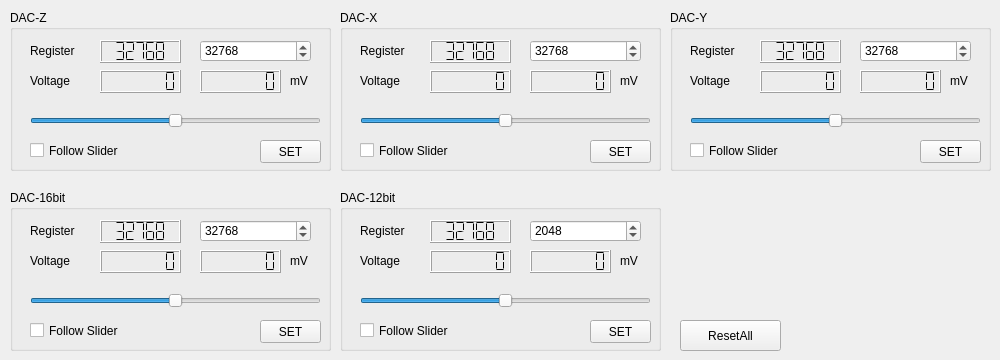
    <widget class="QWidget" name="tab_3">
     <attribute name="title">
      <string>Manual Control</string>
     </attribute>
     <widget class="QGroupBox" name="groupBox_manual_DACZ">
      <property name="geometry">
       <rect>
        <x>10</x>
        <y>10</y>
        <width>321</width>
        <height>161</height>
       </rect>
      </property>
      <property name="title">
       <string>DAC-Z</string>
      </property>
      <widget class="QLCDNumber" name="lcdNumber_manual_dacz_voltage">
       <property name="geometry">
        <rect>
         <x>90</x>
         <y>60</y>
         <width>81</width>
         <height>23</height>
        </rect>
       </property>
       <property name="smallDecimalPoint">
        <bool>false</bool>
       </property>
       <property name="digitCount">
        <number>7</number>
       </property>
       <property name="segmentStyle">
        <enum>QLCDNumber::Flat</enum>
       </property>
       <property name="value" stdset="0">
        <double>0.000000000000000</double>
       </property>
       <property name="intValue" stdset="0">
        <number>0</number>
       </property>
      </widget>
      <widget class="QLabel" name="label_11">
       <property name="geometry">
        <rect>
         <x>20</x>
         <y>60</y>
         <width>71</width>
         <height>21</height>
        </rect>
       </property>
       <property name="text">
        <string>Voltage</string>
       </property>
      </widget>
      <widget class="QLCDNumber" name="lcdNumber_manual_dacz_register">
       <property name="geometry">
        <rect>
         <x>90</x>
         <y>30</y>
         <width>81</width>
         <height>23</height>
        </rect>
       </property>
       <property name="autoFillBackground">
        <bool>false</bool>
       </property>
       <property name="smallDecimalPoint">
        <bool>false</bool>
       </property>
       <property name="mode">
        <enum>QLCDNumber::Dec</enum>
       </property>
       <property name="segmentStyle">
        <enum>QLCDNumber::Flat</enum>
       </property>
       <property name="value" stdset="0">
        <double>32768.000000000000000</double>
       </property>
       <property name="intValue" stdset="0">
        <number>32768</number>
       </property>
      </widget>
      <widget class="QLabel" name="label_10">
       <property name="geometry">
        <rect>
         <x>20</x>
         <y>30</y>
         <width>71</width>
         <height>21</height>
        </rect>
       </property>
       <property name="text">
        <string>Register</string>
       </property>
      </widget>
      <widget class="QSpinBox" name="spinBox_manual_dacz_register">
       <property name="geometry">
        <rect>
         <x>190</x>
         <y>30</y>
         <width>111</width>
         <height>22</height>
        </rect>
       </property>
       <property name="maximum">
        <number>65535</number>
       </property>
       <property name="singleStep">
        <number>50</number>
       </property>
       <property name="value">
        <number>32768</number>
       </property>
      </widget>
      <widget class="QSlider" name="horizontalSlider_manual_dacz">
       <property name="geometry">
        <rect>
         <x>20</x>
         <y>100</y>
         <width>291</width>
         <height>22</height>
        </rect>
       </property>
       <property name="minimum">
        <number>0</number>
       </property>
       <property name="maximum">
        <number>65535</number>
       </property>
       <property name="value">
        <number>32768</number>
       </property>
       <property name="orientation">
        <enum>Qt::Horizontal</enum>
       </property>
      </widget>
      <widget class="QPushButton" name="pushButton_manual_dacz">
       <property name="geometry">
        <rect>
         <x>250</x>
         <y>130</y>
         <width>61</width>
         <height>23</height>
        </rect>
       </property>
       <property name="text">
        <string>SET</string>
       </property>
      </widget>
      <widget class="QCheckBox" name="checkBox_manual_dacz">
       <property name="geometry">
        <rect>
         <x>20</x>
         <y>130</y>
         <width>101</width>
         <height>21</height>
        </rect>
       </property>
       <property name="text">
        <string>Follow Slider</string>
       </property>
      </widget>
      <widget class="QLCDNumber" name="lcdNumber_manual_dacz_voltage_2">
       <property name="geometry">
        <rect>
         <x>190</x>
         <y>60</y>
         <width>81</width>
         <height>23</height>
        </rect>
       </property>
       <property name="smallDecimalPoint">
        <bool>false</bool>
       </property>
       <property name="digitCount">
        <number>7</number>
       </property>
       <property name="segmentStyle">
        <enum>QLCDNumber::Flat</enum>
       </property>
       <property name="value" stdset="0">
        <double>0.000000000000000</double>
       </property>
       <property name="intValue" stdset="0">
        <number>0</number>
       </property>
      </widget>
      <widget class="QLabel" name="label_12">
       <property name="geometry">
        <rect>
         <x>280</x>
         <y>60</y>
         <width>31</width>
         <height>21</height>
        </rect>
       </property>
       <property name="text">
        <string>mV</string>
       </property>
      </widget>
     </widget>
     <widget class="QPushButton" name="pushButton_manual_reset">
      <property name="geometry">
       <rect>
        <x>680</x>
        <y>320</y>
        <width>101</width>
        <height>31</height>
       </rect>
      </property>
      <property name="text">
       <string>ResetAll</string>
      </property>
     </widget>
     <widget class="QGroupBox" name="groupBox_manual_DACZ_2">
      <property name="geometry">
       <rect>
        <x>340</x>
        <y>10</y>
        <width>321</width>
        <height>161</height>
       </rect>
      </property>
      <property name="title">
       <string>DAC-X</string>
      </property>
      <widget class="QLCDNumber" name="lcdNumber_manual_dacz_voltage_3">
       <property name="geometry">
        <rect>
         <x>90</x>
         <y>60</y>
         <width>81</width>
         <height>23</height>
        </rect>
       </property>
       <property name="smallDecimalPoint">
        <bool>false</bool>
       </property>
       <property name="digitCount">
        <number>7</number>
       </property>
       <property name="segmentStyle">
        <enum>QLCDNumber::Flat</enum>
       </property>
       <property name="value" stdset="0">
        <double>0.000000000000000</double>
       </property>
       <property name="intValue" stdset="0">
        <number>0</number>
       </property>
      </widget>
      <widget class="QLabel" name="label_13">
       <property name="geometry">
        <rect>
         <x>20</x>
         <y>60</y>
         <width>71</width>
         <height>21</height>
        </rect>
       </property>
       <property name="text">
        <string>Voltage</string>
       </property>
      </widget>
      <widget class="QLCDNumber" name="lcdNumber_manual_dacz_register_2">
       <property name="geometry">
        <rect>
         <x>90</x>
         <y>30</y>
         <width>81</width>
         <height>23</height>
        </rect>
       </property>
       <property name="autoFillBackground">
        <bool>false</bool>
       </property>
       <property name="smallDecimalPoint">
        <bool>false</bool>
       </property>
       <property name="mode">
        <enum>QLCDNumber::Dec</enum>
       </property>
       <property name="segmentStyle">
        <enum>QLCDNumber::Flat</enum>
       </property>
       <property name="value" stdset="0">
        <double>32768.000000000000000</double>
       </property>
       <property name="intValue" stdset="0">
        <number>32768</number>
       </property>
      </widget>
      <widget class="QLabel" name="label_20">
       <property name="geometry">
        <rect>
         <x>20</x>
         <y>30</y>
         <width>71</width>
         <height>21</height>
        </rect>
       </property>
       <property name="text">
        <string>Register</string>
       </property>
      </widget>
      <widget class="QSpinBox" name="spinBox_manual_dacx_register">
       <property name="geometry">
        <rect>
         <x>190</x>
         <y>30</y>
         <width>111</width>
         <height>22</height>
        </rect>
       </property>
       <property name="maximum">
        <number>65535</number>
       </property>
       <property name="singleStep">
        <number>5</number>
       </property>
       <property name="value">
        <number>32768</number>
       </property>
      </widget>
      <widget class="QSlider" name="horizontalSlider_manual_dacx">
       <property name="geometry">
        <rect>
         <x>20</x>
         <y>100</y>
         <width>291</width>
         <height>22</height>
        </rect>
       </property>
       <property name="minimum">
        <number>0</number>
       </property>
       <property name="maximum">
        <number>65535</number>
       </property>
       <property name="value">
        <number>32768</number>
       </property>
       <property name="orientation">
        <enum>Qt::Horizontal</enum>
       </property>
      </widget>
      <widget class="QPushButton" name="pushButton_manual_dacx">
       <property name="geometry">
        <rect>
         <x>250</x>
         <y>130</y>
         <width>61</width>
         <height>23</height>
        </rect>
       </property>
       <property name="text">
        <string>SET</string>
       </property>
      </widget>
      <widget class="QCheckBox" name="checkBox_manual_dacx">
       <property name="geometry">
        <rect>
         <x>20</x>
         <y>130</y>
         <width>101</width>
         <height>21</height>
        </rect>
       </property>
       <property name="text">
        <string>Follow Slider</string>
       </property>
      </widget>
      <widget class="QLCDNumber" name="lcdNumber_manual_dacx_voltage_2">
       <property name="geometry">
        <rect>
         <x>190</x>
         <y>60</y>
         <width>81</width>
         <height>23</height>
        </rect>
       </property>
       <property name="smallDecimalPoint">
        <bool>false</bool>
       </property>
       <property name="digitCount">
        <number>7</number>
       </property>
       <property name="segmentStyle">
        <enum>QLCDNumber::Flat</enum>
       </property>
       <property name="value" stdset="0">
        <double>0.000000000000000</double>
       </property>
       <property name="intValue" stdset="0">
        <number>0</number>
       </property>
      </widget>
      <widget class="QLabel" name="label_21">
       <property name="geometry">
        <rect>
         <x>280</x>
         <y>60</y>
         <width>31</width>
         <height>21</height>
        </rect>
       </property>
       <property name="text">
        <string>mV</string>
       </property>
      </widget>
     </widget>
     <widget class="QGroupBox" name="groupBox_manual_DACZ_3">
      <property name="geometry">
       <rect>
        <x>670</x>
        <y>10</y>
        <width>321</width>
        <height>161</height>
       </rect>
      </property>
      <property name="title">
       <string>DAC-Y</string>
      </property>
      <widget class="QLCDNumber" name="lcdNumber_manual_dacz_voltage_5">
       <property name="geometry">
        <rect>
         <x>90</x>
         <y>60</y>
         <width>81</width>
         <height>23</height>
        </rect>
       </property>
       <property name="smallDecimalPoint">
        <bool>false</bool>
       </property>
       <property name="digitCount">
        <number>7</number>
       </property>
       <property name="segmentStyle">
        <enum>QLCDNumber::Flat</enum>
       </property>
       <property name="value" stdset="0">
        <double>0.000000000000000</double>
       </property>
       <property name="intValue" stdset="0">
        <number>0</number>
       </property>
      </widget>
      <widget class="QLabel" name="label_22">
       <property name="geometry">
        <rect>
         <x>20</x>
         <y>60</y>
         <width>71</width>
         <height>21</height>
        </rect>
       </property>
       <property name="text">
        <string>Voltage</string>
       </property>
      </widget>
      <widget class="QLCDNumber" name="lcdNumber_manual_dacz_register_3">
       <property name="geometry">
        <rect>
         <x>90</x>
         <y>30</y>
         <width>81</width>
         <height>23</height>
        </rect>
       </property>
       <property name="autoFillBackground">
        <bool>false</bool>
       </property>
       <property name="smallDecimalPoint">
        <bool>false</bool>
       </property>
       <property name="mode">
        <enum>QLCDNumber::Dec</enum>
       </property>
       <property name="segmentStyle">
        <enum>QLCDNumber::Flat</enum>
       </property>
       <property name="value" stdset="0">
        <double>32768.000000000000000</double>
       </property>
       <property name="intValue" stdset="0">
        <number>32768</number>
       </property>
      </widget>
      <widget class="QLabel" name="label_23">
       <property name="geometry">
        <rect>
         <x>20</x>
         <y>30</y>
         <width>71</width>
         <height>21</height>
        </rect>
       </property>
       <property name="text">
        <string>Register</string>
       </property>
      </widget>
      <widget class="QSpinBox" name="spinBox_manual_dacy_register">
       <property name="geometry">
        <rect>
         <x>190</x>
         <y>30</y>
         <width>111</width>
         <height>22</height>
        </rect>
       </property>
       <property name="maximum">
        <number>65535</number>
       </property>
       <property name="singleStep">
        <number>5</number>
       </property>
       <property name="value">
        <number>32768</number>
       </property>
      </widget>
      <widget class="QSlider" name="horizontalSlider_manual_dacy">
       <property name="geometry">
        <rect>
         <x>20</x>
         <y>100</y>
         <width>291</width>
         <height>22</height>
        </rect>
       </property>
       <property name="minimum">
        <number>0</number>
       </property>
       <property name="maximum">
        <number>65535</number>
       </property>
       <property name="value">
        <number>32768</number>
       </property>
       <property name="orientation">
        <enum>Qt::Horizontal</enum>
       </property>
      </widget>
      <widget class="QPushButton" name="pushButton_manual_dacy">
       <property name="geometry">
        <rect>
         <x>250</x>
         <y>130</y>
         <width>61</width>
         <height>23</height>
        </rect>
       </property>
       <property name="text">
        <string>SET</string>
       </property>
      </widget>
      <widget class="QCheckBox" name="checkBox_manual_dacy">
       <property name="geometry">
        <rect>
         <x>20</x>
         <y>130</y>
         <width>101</width>
         <height>21</height>
        </rect>
       </property>
       <property name="text">
        <string>Follow Slider</string>
       </property>
      </widget>
      <widget class="QLCDNumber" name="lcdNumber_manual_dacy_voltage_2">
       <property name="geometry">
        <rect>
         <x>190</x>
         <y>60</y>
         <width>81</width>
         <height>23</height>
        </rect>
       </property>
       <property name="smallDecimalPoint">
        <bool>false</bool>
       </property>
       <property name="digitCount">
        <number>7</number>
       </property>
       <property name="segmentStyle">
        <enum>QLCDNumber::Flat</enum>
       </property>
       <property name="value" stdset="0">
        <double>0.000000000000000</double>
       </property>
       <property name="intValue" stdset="0">
        <number>0</number>
       </property>
      </widget>
      <widget class="QLabel" name="label_24">
       <property name="geometry">
        <rect>
         <x>280</x>
         <y>60</y>
         <width>31</width>
         <height>21</height>
        </rect>
       </property>
       <property name="text">
        <string>mV</string>
       </property>
      </widget>
     </widget>
     <widget class="QGroupBox" name="groupBox_manual_DACZ_4">
      <property name="geometry">
       <rect>
        <x>10</x>
        <y>190</y>
        <width>321</width>
        <height>161</height>
       </rect>
      </property>
      <property name="title">
       <string>DAC-16bit</string>
      </property>
      <widget class="QLCDNumber" name="lcdNumber_manual_dacz_voltage_6">
       <property name="geometry">
        <rect>
         <x>90</x>
         <y>60</y>
         <width>81</width>
         <height>23</height>
        </rect>
       </property>
       <property name="smallDecimalPoint">
        <bool>false</bool>
       </property>
       <property name="digitCount">
        <number>7</number>
       </property>
       <property name="segmentStyle">
        <enum>QLCDNumber::Flat</enum>
       </property>
       <property name="value" stdset="0">
        <double>0.000000000000000</double>
       </property>
       <property name="intValue" stdset="0">
        <number>0</number>
       </property>
      </widget>
      <widget class="QLabel" name="label_25">
       <property name="geometry">
        <rect>
         <x>20</x>
         <y>60</y>
         <width>71</width>
         <height>21</height>
        </rect>
       </property>
       <property name="text">
        <string>Voltage</string>
       </property>
      </widget>
      <widget class="QLCDNumber" name="lcdNumber_manual_dacz_register_4">
       <property name="geometry">
        <rect>
         <x>90</x>
         <y>30</y>
         <width>81</width>
         <height>23</height>
        </rect>
       </property>
       <property name="autoFillBackground">
        <bool>false</bool>
       </property>
       <property name="smallDecimalPoint">
        <bool>false</bool>
       </property>
       <property name="mode">
        <enum>QLCDNumber::Dec</enum>
       </property>
       <property name="segmentStyle">
        <enum>QLCDNumber::Flat</enum>
       </property>
       <property name="value" stdset="0">
        <double>32768.000000000000000</double>
       </property>
       <property name="intValue" stdset="0">
        <number>32768</number>
       </property>
      </widget>
      <widget class="QLabel" name="label_26">
       <property name="geometry">
        <rect>
         <x>20</x>
         <y>30</y>
         <width>71</width>
         <height>21</height>
        </rect>
       </property>
       <property name="text">
        <string>Register</string>
       </property>
      </widget>
      <widget class="QSpinBox" name="spinBox_manual_dac16b_register">
       <property name="geometry">
        <rect>
         <x>190</x>
         <y>30</y>
         <width>111</width>
         <height>22</height>
        </rect>
       </property>
       <property name="maximum">
        <number>65535</number>
       </property>
       <property name="singleStep">
        <number>5</number>
       </property>
       <property name="value">
        <number>32768</number>
       </property>
      </widget>
      <widget class="QSlider" name="horizontalSlider_manual_dac16b">
       <property name="geometry">
        <rect>
         <x>20</x>
         <y>100</y>
         <width>291</width>
         <height>22</height>
        </rect>
       </property>
       <property name="minimum">
        <number>0</number>
       </property>
       <property name="maximum">
        <number>65535</number>
       </property>
       <property name="value">
        <number>32768</number>
       </property>
       <property name="orientation">
        <enum>Qt::Horizontal</enum>
       </property>
      </widget>
      <widget class="QPushButton" name="pushButton_manual_dac16b">
       <property name="geometry">
        <rect>
         <x>250</x>
         <y>130</y>
         <width>61</width>
         <height>23</height>
        </rect>
       </property>
       <property name="text">
        <string>SET</string>
       </property>
      </widget>
      <widget class="QCheckBox" name="checkBox_manual_dac16b">
       <property name="geometry">
        <rect>
         <x>20</x>
         <y>130</y>
         <width>101</width>
         <height>21</height>
        </rect>
       </property>
       <property name="text">
        <string>Follow Slider</string>
       </property>
      </widget>
      <widget class="QLCDNumber" name="lcdNumber_manual_dac16b_voltage_2">
       <property name="geometry">
        <rect>
         <x>190</x>
         <y>60</y>
         <width>81</width>
         <height>23</height>
        </rect>
       </property>
       <property name="smallDecimalPoint">
        <bool>false</bool>
       </property>
       <property name="digitCount">
        <number>7</number>
       </property>
       <property name="segmentStyle">
        <enum>QLCDNumber::Flat</enum>
       </property>
       <property name="value" stdset="0">
        <double>0.000000000000000</double>
       </property>
       <property name="intValue" stdset="0">
        <number>0</number>
       </property>
      </widget>
      <widget class="QLabel" name="label_27">
       <property name="geometry">
        <rect>
         <x>280</x>
         <y>60</y>
         <width>31</width>
         <height>21</height>
        </rect>
       </property>
       <property name="text">
        <string>mV</string>
       </property>
      </widget>
     </widget>
     <widget class="QGroupBox" name="groupBox_manual_DACZ_9">
      <property name="geometry">
       <rect>
        <x>340</x>
        <y>190</y>
        <width>321</width>
        <height>161</height>
       </rect>
      </property>
      <property name="title">
       <string>DAC-12bit</string>
      </property>
      <widget class="QLCDNumber" name="lcdNumber_manual_dacz_voltage_11">
       <property name="geometry">
        <rect>
         <x>90</x>
         <y>60</y>
         <width>81</width>
         <height>23</height>
        </rect>
       </property>
       <property name="smallDecimalPoint">
        <bool>false</bool>
       </property>
       <property name="digitCount">
        <number>7</number>
       </property>
       <property name="segmentStyle">
        <enum>QLCDNumber::Flat</enum>
       </property>
       <property name="value" stdset="0">
        <double>0.000000000000000</double>
       </property>
       <property name="intValue" stdset="0">
        <number>0</number>
       </property>
      </widget>
      <widget class="QLabel" name="label_46">
       <property name="geometry">
        <rect>
         <x>20</x>
         <y>60</y>
         <width>71</width>
         <height>21</height>
        </rect>
       </property>
       <property name="text">
        <string>Voltage</string>
       </property>
      </widget>
      <widget class="QLCDNumber" name="lcdNumber_manual_dacz_register_9">
       <property name="geometry">
        <rect>
         <x>90</x>
         <y>30</y>
         <width>81</width>
         <height>23</height>
        </rect>
       </property>
       <property name="autoFillBackground">
        <bool>false</bool>
       </property>
       <property name="smallDecimalPoint">
        <bool>false</bool>
       </property>
       <property name="mode">
        <enum>QLCDNumber::Dec</enum>
       </property>
       <property name="segmentStyle">
        <enum>QLCDNumber::Flat</enum>
       </property>
       <property name="value" stdset="0">
        <double>32768.000000000000000</double>
       </property>
       <property name="intValue" stdset="0">
        <number>32768</number>
       </property>
      </widget>
      <widget class="QLabel" name="label_47">
       <property name="geometry">
        <rect>
         <x>20</x>
         <y>30</y>
         <width>71</width>
         <height>21</height>
        </rect>
       </property>
       <property name="text">
        <string>Register</string>
       </property>
      </widget>
      <widget class="QSpinBox" name="spinBox_manual_dac12b_register">
       <property name="geometry">
        <rect>
         <x>190</x>
         <y>30</y>
         <width>111</width>
         <height>22</height>
        </rect>
       </property>
       <property name="maximum">
        <number>4096</number>
       </property>
       <property name="singleStep">
        <number>5</number>
       </property>
       <property name="value">
        <number>2048</number>
       </property>
      </widget>
      <widget class="QSlider" name="horizontalSlider_manual_dac12b">
       <property name="geometry">
        <rect>
         <x>20</x>
         <y>100</y>
         <width>291</width>
         <height>22</height>
        </rect>
       </property>
       <property name="minimum">
        <number>0</number>
       </property>
       <property name="maximum">
        <number>4095</number>
       </property>
       <property name="value">
        <number>2048</number>
       </property>
       <property name="orientation">
        <enum>Qt::Horizontal</enum>
       </property>
      </widget>
      <widget class="QPushButton" name="pushButton_manual_dac12b">
       <property name="geometry">
        <rect>
         <x>250</x>
         <y>130</y>
         <width>61</width>
         <height>23</height>
        </rect>
       </property>
       <property name="text">
        <string>SET</string>
       </property>
      </widget>
      <widget class="QCheckBox" name="checkBox_manual_dac12b">
       <property name="geometry">
        <rect>
         <x>20</x>
         <y>130</y>
         <width>101</width>
         <height>21</height>
        </rect>
       </property>
       <property name="text">
        <string>Follow Slider</string>
       </property>
      </widget>
      <widget class="QLCDNumber" name="lcdNumber_manual_dac12b_voltage_2">
       <property name="geometry">
        <rect>
         <x>190</x>
         <y>60</y>
         <width>81</width>
         <height>23</height>
        </rect>
       </property>
       <property name="smallDecimalPoint">
        <bool>false</bool>
       </property>
       <property name="digitCount">
        <number>7</number>
       </property>
       <property name="segmentStyle">
        <enum>QLCDNumber::Flat</enum>
       </property>
       <property name="value" stdset="0">
        <double>0.000000000000000</double>
       </property>
       <property name="intValue" stdset="0">
        <number>0</number>
       </property>
      </widget>
      <widget class="QLabel" name="label_48">
       <property name="geometry">
        <rect>
         <x>280</x>
         <y>60</y>
         <width>31</width>
         <height>21</height>
        </rect>
       </property>
       <property name="text">
        <string>mV</string>
       </property>
      </widget>
     </widget>
    </widget>
